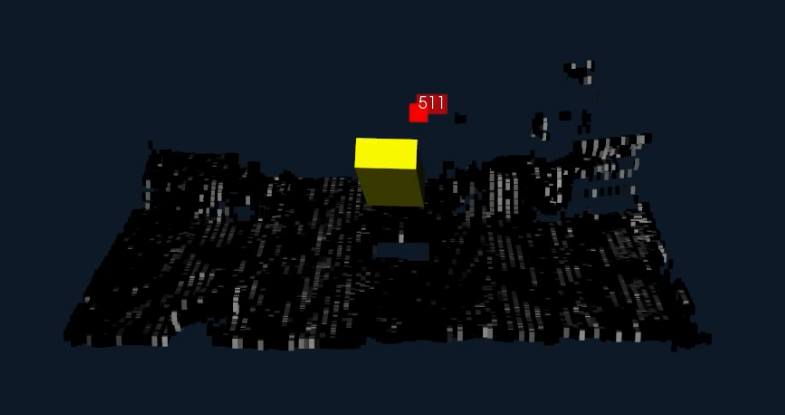
#> input picture examples/visualizer/example_visualization.png, 785 x 415 px
$ python -i convert_mesh_ours.py   (imports and definitions only)
#> lines starting #> are read from the running program, lines starting #| are printed output that depends on the picture
#> further down, picture is the input picture: shape (415, 785, 3); mean B, G, R 29.2, 22, 14.2
'''
Copyright (C) 2017 Saeed Gholami Shahbandi. All rights reserved.

This program is free software: you can redistribute it and/or
modify it under the terms of the GNU Lesser General Public License
as published by the Free Software Foundation, either version 3 of
the License, or (at your option) any later version.

This program is distributed in the hope that it will be useful, but
WITHOUT ANY WARRANTY; without even the implied warranty of
MERCHANTABILITY or FITNESS FOR A PARTICULAR PURPOSE. See the GNU
Lesser General Public License for more details.

You should have received a copy of the GNU Lesser General Public
License along with this program. If not, see
<http://www.gnu.org/licenses/>
'''


from __future__ import print_function
import numpy as np
import plyfile
import matplotlib.path as mpath
import matplotlib.pyplot as plt
import cv2

import sys
# [6 lines of commented-out code are left out]

from skimage.draw import disk


# obj file
# http://cgkit.sourceforge.net/doc2/objmtl.html
# http://strawlab.github.io/python-pcl/

# or convert to ply file and use:
# https://github.com/dranjan/python-plyfile
# http://pymesh.readthedocs.io/en/latest/
# https://plot.ly/python/surface-triangulation/
# http://moderndata.plot.ly/stanford-ply-files-visualized-in-python/

################################################################################
##################################################################### python-pcl
################################################################################
# import pcl
# cloud = pcl.load('islab_couch/20170131122821.ply')
# # Process Python[...] segmentation fault (core dumped)
# cloud = pcl.load('islab_couch/20170131122821.obj')
# # ValueError: Could not determine file format from pathname islab_couch/20170131122821.obj
# cloud = pcl.load('islab_couch/20170131122821.mtl')
# # ValueError: Could not determine file format from pathname islab_couch/20170131122821.mtl


################################################################################
# [377 lines left out: functions load_ply_file, slice_horizontal_vertices, slice_horizontal_faces, convert_2d_pointcloud_to_ogm, translate_to_omg_frame, create_mpath and 1 more, not called in this run]


################################################################################
def process_image(image, k_size=3, bin_thr=[127, 255]):
    '''
    '''
#> called with k_size = 3
    # converting to binary, for the layout-images
    thr1,thr2 = bin_thr
    ret, image = cv2.threshold(image.astype(np.uint8) , thr1,thr2 , cv2.THRESH_BINARY)
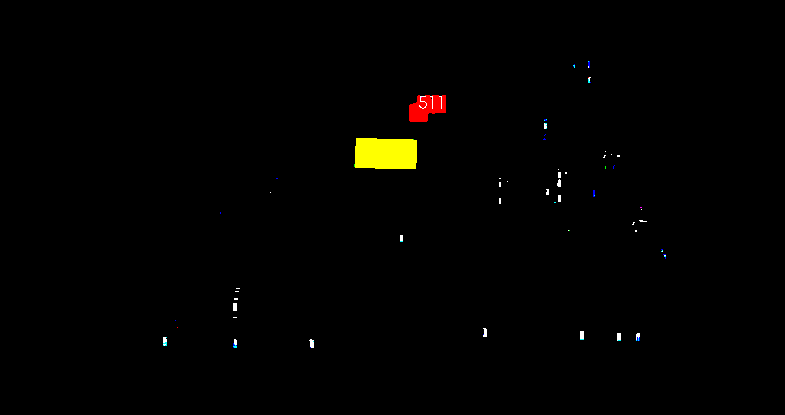
#> image: shape (415, 785, 3); mean of channels 0, 1, 2 0.5, 1.9, 2.4; drawn as B, G, R
#> ret = 127

    # erode to make the ogm suitable for raycasting
    kernel = np.ones((k_size,k_size),np.uint8)
    image = cv2.erode(image, kernel, iterations = 3)
    image = cv2.medianBlur(image, k_size)

    # convert back to gray-scale (i,e unoccupied to thr1)
#> (the run stopped early here; a loop or call above may not have finished)
